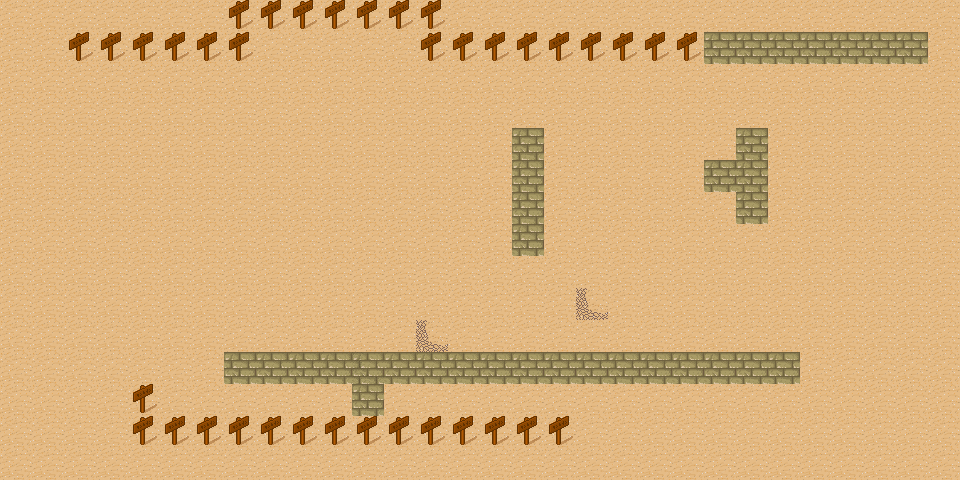

A level layout from a 2D game, rendered from its tile map. Below: a short description, then the map file with tile-grid data replaced by summaries:
An orthogonal 30x15 tile map with 32x32 px tiles, 2 tile layers (bgimglayer, collisionlayer).

<map version="1.0" orientation="orthogonal" renderorder="right-down" width="30" height="15" tilewidth="32" tileheight="32" nextobjectid="1">
 <tileset firstgid="1" name="tmw_desert_spacing" tilewidth="32" tileheight="32" spacing="1" margin="1">
  <image source="tmw_desert_spacing.png" width="265" height="199" />
 </tileset>
 <layer name="bgimglayer" width="30" height="15" opacity="0.9">
  <data>[450 cells, 450 non-empty, 3 distinct tile ids]</data>
 </layer>
 <layer name="collisionlayer" width="30" height="15" opacity="0.9">
  <data>[450 cells, 34 non-empty, 1 distinct tile ids]</data>
 </layer>
</map>
